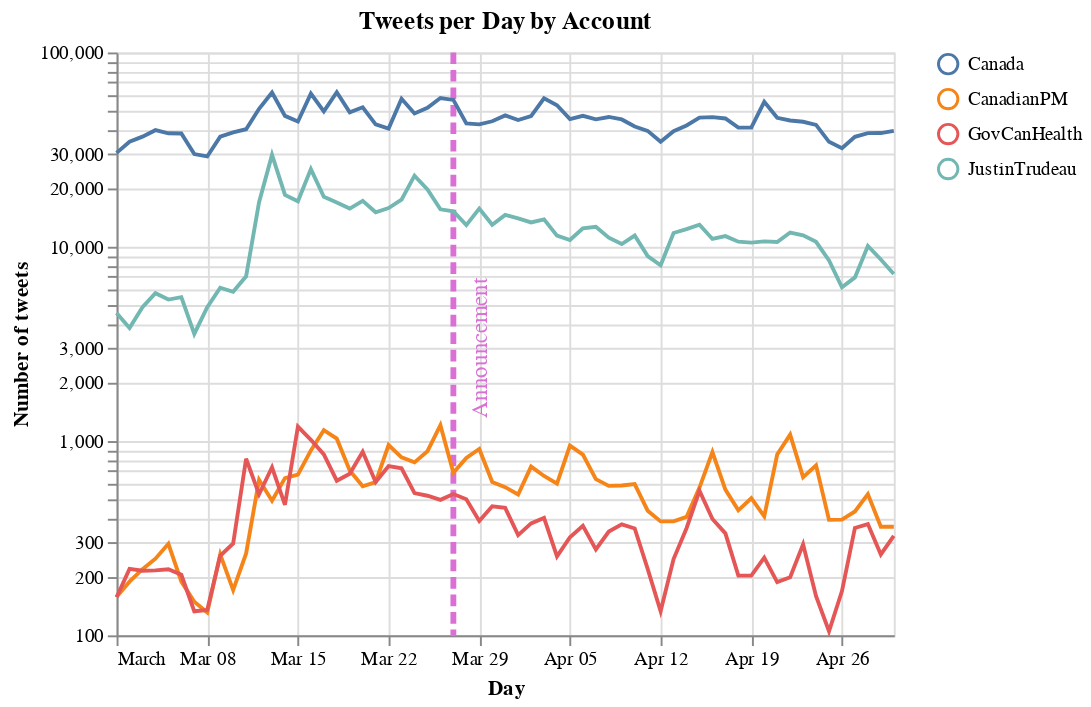

The notebook cell this image was saved under:
### Markdown cell above
When comparing the tweets per day by Canadian Government Twitter accounts, we can find that between March and April 2020, [@Canada](https://twitter.com/Canada) had between 29.1 and 62.4 thousand tweets per day, followed by [@JustinTrudeau](https://twitter.com/JustinTrudeau) that had between 3.5 and 29.7 thousand tweets per day. However, this plot doesn't allow us to identify the number of tweets for the [@CanadianPM](https://twitter.com/CanadianPM) and [@GovCanHealth](https://twitter.com/GovCanHealth) accounts. The best way to show the number of tweets would be using logscale in the y-axis.

### Code cell
lines2 = lines.encode(
    y = alt.Y('tweet:Q', scale=alt.Scale(type='log'), title="Number of tweets")
)

text2 = text.encode(y='y2')

rule + lines2 + text2
# lines2

### Figure 1 — Vega-Lite specification as saved in the notebook (floating-point values rounded to 4 significant figures; data arrays with more than 128 entries replaced by an {"elided": "..."} marker saying what was removed)
{"$schema": "https://vega.github.io/schema/vega-lite/v4.8.1.json", "config": {"view": {"continuousHeight": 300, "continuousWidth": 400}}, "datasets": {"data-da02480566488a6125b60df9b8a0cb35": [{"color": "orchid", "day": "2020-03-29", "y1": 30000, "y2": 3000}], "data-daf439ad112062105ec1009affdc5e0f": [{"color": "orchid", "day": "2020-03-27"}], "data-dcd8c1e5b475557e335e09502143571a": {"elided": "244 records"}}, "layer": [{"data": {"name": "data-daf439ad112062105ec1009affdc5e0f"}, "encoding": {"color": {"field": "color", "scale": null, "title": "", "type": "nominal"}, "x": {"field": "day", "type": "temporal"}}, "mark": {"size": 3, "strokeDash": [6, 3], "type": "rule"}}, {"data": {"name": "data-dcd8c1e5b475557e335e09502143571a"}, "encoding": {"color": {"field": "account", "type": "nominal"}, "tooltip": [{"field": "account", "type": "nominal"}, {"field": "tweet", "type": "quantitative"}], "x": {"field": "day", "title": "Day", "type": "temporal"}, "y": {"field": "tweet", "scale": {"type": "log"}, "title": "Number of tweets", "type": "quantitative"}}, "mark": "line", "title": "Tweets per Day by Account"}, {"data": {"name": "data-da02480566488a6125b60df9b8a0cb35"}, "encoding": {"color": {"field": "color", "scale": null, "title": "", "type": "nominal"}, "x": {"field": "day", "type": "temporal"}, "y": {"field": "y2", "type": "quantitative"}}, "mark": {"angle": 270, "size": 12, "text": "Announcement", "type": "text"}}]}
